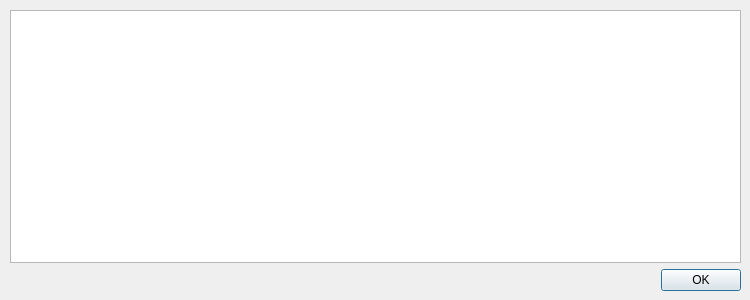
<?xml version="1.0" encoding="UTF-8"?>
<ui version="4.0">
 <class>LogViewDialog</class>
 <widget class="QDialog" name="LogViewDialog">
  <property name="geometry">
   <rect>
    <x>0</x>
    <y>0</y>
    <width>750</width>
    <height>300</height>
   </rect>
  </property>
  <property name="windowTitle">
   <string>LogViewDialog</string>
  </property>
  <widget class="QWidget" name="">
   <property name="geometry">
    <rect>
     <x>10</x>
     <y>10</y>
     <width>731</width>
     <height>281</height>
    </rect>
   </property>
   <layout class="QVBoxLayout" name="verticalLayout">
    <item>
     <widget class="QTextEdit" name="textEdit"/>
    </item>
    <item>
     <widget class="QDialogButtonBox" name="buttonBox">
      <property name="orientation">
       <enum>Qt::Horizontal</enum>
      </property>
      <property name="standardButtons">
       <set>QDialogButtonBox::Ok</set>
      </property>
     </widget>
    </item>
   </layout>
  </widget>
 </widget>
 <resources/>
 <connections>
  <connection>
   <sender>buttonBox</sender>
   <signal>accepted()</signal>
   <receiver>LogViewDialog</receiver>
   <slot>accept()</slot>
   <hints>
    <hint type="sourcelabel">
     <x>248</x>
     <y>254</y>
    </hint>
    <hint type="destinationlabel">
     <x>157</x>
     <y>274</y>
    </hint>
   </hints>
  </connection>
  <connection>
   <sender>buttonBox</sender>
   <signal>rejected()</signal>
   <receiver>LogViewDialog</receiver>
   <slot>reject()</slot>
   <hints>
    <hint type="sourcelabel">
     <x>316</x>
     <y>260</y>
    </hint>
    <hint type="destinationlabel">
     <x>286</x>
     <y>274</y>
    </hint>
   </hints>
  </connection>
 </connections>
</ui>
